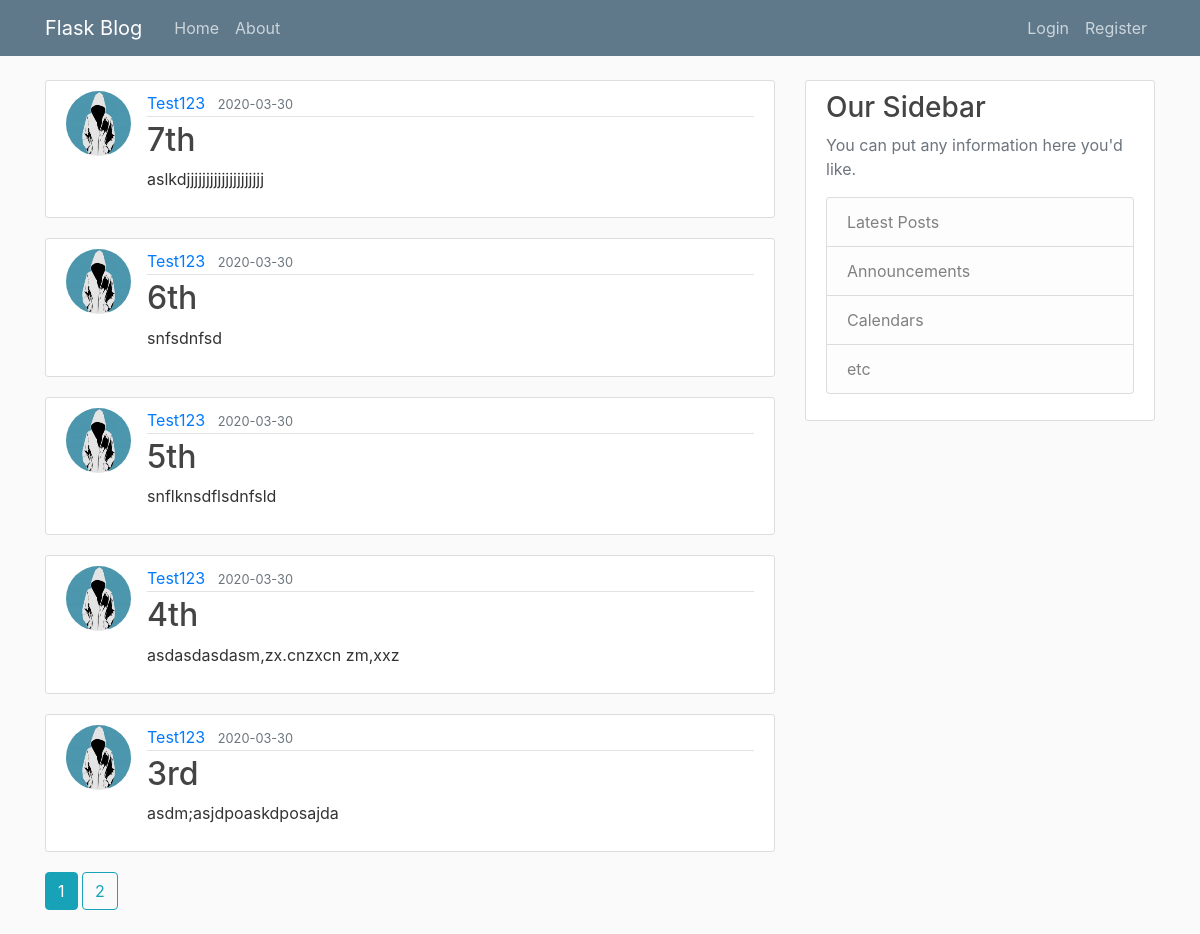
Page /home on the earlier database version.
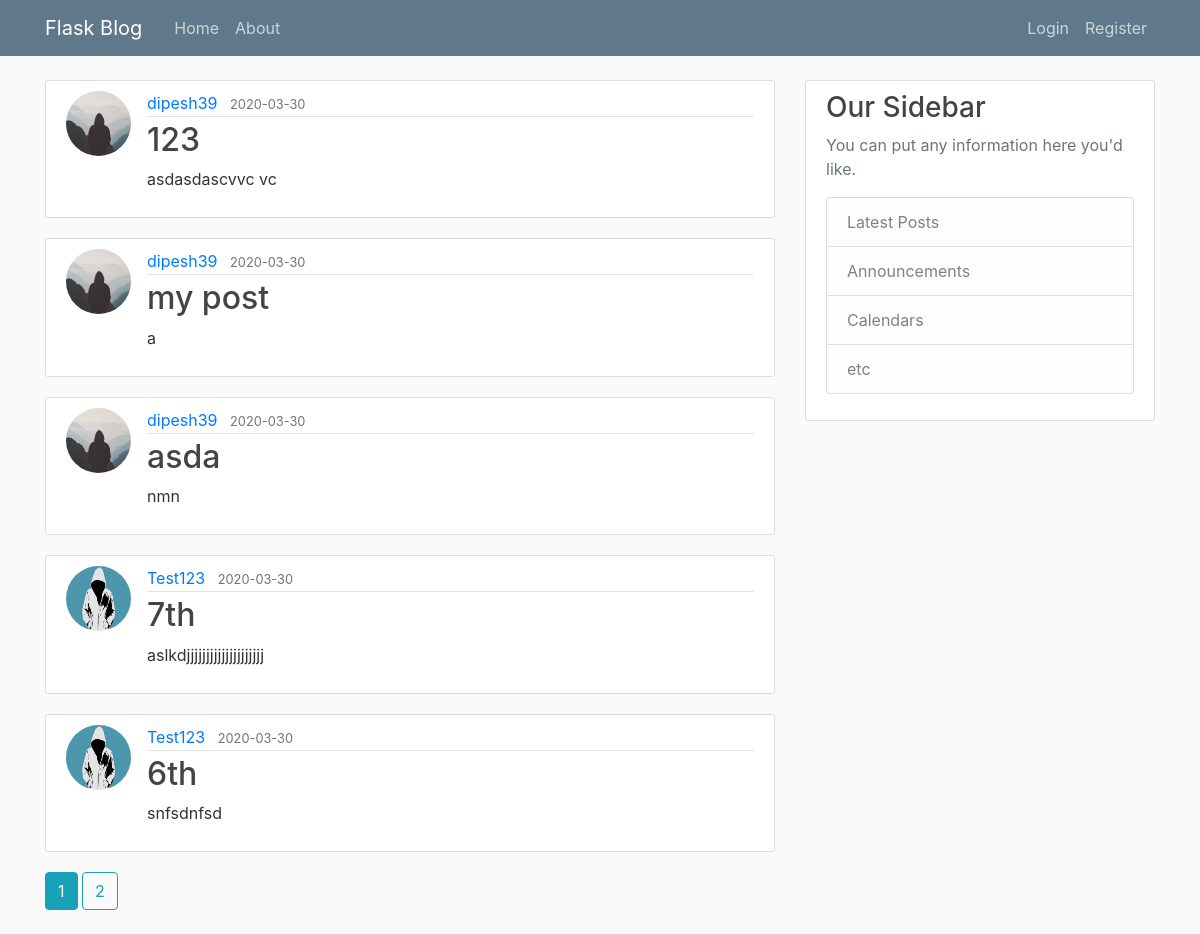
Same page on the later database version.
### flaskblog/models.py (models this page shows, shortened)
class Post(db.Model):
    id = db.Column(db.Integer, primary_key=True)
    title = db.Column(db.String(100), nullable=False)
    date_posted = db.Column(db.DateTime, nullable=False, default=datetime.utcnow)
    content = db.Column(db.Text, nullable=False)
    user_id = db.Column(db.Integer, db.ForeignKey('user.id'),nullable=False)

class User(db.Model, UserMixin):
    id = db.Column(db.Integer, primary_key=True)
    username = db.Column(db.String(20), unique=True, nullable=False)
    email = db.Column(db.String(120), unique=True, nullable=False)
    image_file = db.Column(db.String(20), nullable=False, default= 'default.jpg')
    password = db.Column(db.String(60),nullable=False)
    posts = db.relationship('Post',backref='author', lazy=True)

### flaskblog/routes.py (the view)
@app.route('/')
@app.route('/home')
def home():
    page = request.args.get('page',1, type = int)
    posts = Post.query.order_by(Post.date_posted.desc()).paginate(page=page,per_page=5)
    return render_template('home.html', posts=posts)

### flaskblog/templates/home.html
{% extends "layout.html" %}
{% block content %}
{% for post in posts.items %}
<article class="media content-section">
    <img class = "rounded-circle article-img" src="{{ url_for('static', filename='profile_pics/' + post.author.image_file )}}">
    <div class="media-body">
        <div class="article-metadata">
            <a class="mr-2" href="{{ url_for('user_post', username=post.author.username) }}">{{ post.author.username }}</a>
            <small class="text-muted">{{ post.date_posted.strftime('%Y-%m-%d') }}</small>
        </div>
        <h2><a class="article-title" href="{{url_for('post', post_id=post.id)}}">{{ post.title }}</a></h2>
        <p class="article-content">{{ post.content }}</p>
    </div>
</article>
{% endfor  %}
{% for page_num in posts.iter_pages(left_edge=1, right_edge=1, left_current=1, right_current=2) %}
{% if page_num %}
{% if posts.page == page_num %}
    <a class = "btn btn-info mb-4" href="{{url_for('home',page=page_num)}}">{{ page_num }}</a>
    {% else %}
    <a class = "btn btn-outline-info mb-4" href="{{url_for('home',page=page_num)}}">{{ page_num }}</a>
    {% endif %}
{% else %}
    ....
{% endif %}
{% endfor  %}
{% endblock content %}

Differences in the rows shown:
no longer on this page (row unchanged): Post: image_file (picture), author.username "Test123", date_posted "2020-03-30", title "5th", content "snflknsdflsdnfsld"
no longer on this page (row unchanged): Post: image_file (picture), author.username "Test123", date_posted "2020-03-30", title "4th", content "asdasdasdasm,zx.cnzxcn zm,xxz"
no longer on this page (row unchanged): Post: image_file (picture), author.username "Test123", date_posted "2020-03-30", title "3rd", content "asdm;asjdpoaskdposajda"
added Post: image_file (placeholder picture), author.username "dipesh39", date_posted "2020-03-30", title "123", content "asdasdascvvc vc"
added Post: image_file (placeholder picture), author.username "dipesh39", date_posted "2020-03-30", title "my post", content "a"
added Post: image_file (placeholder picture), author.username "dipesh39", date_posted "2020-03-30", title "asda", content "nmn"
